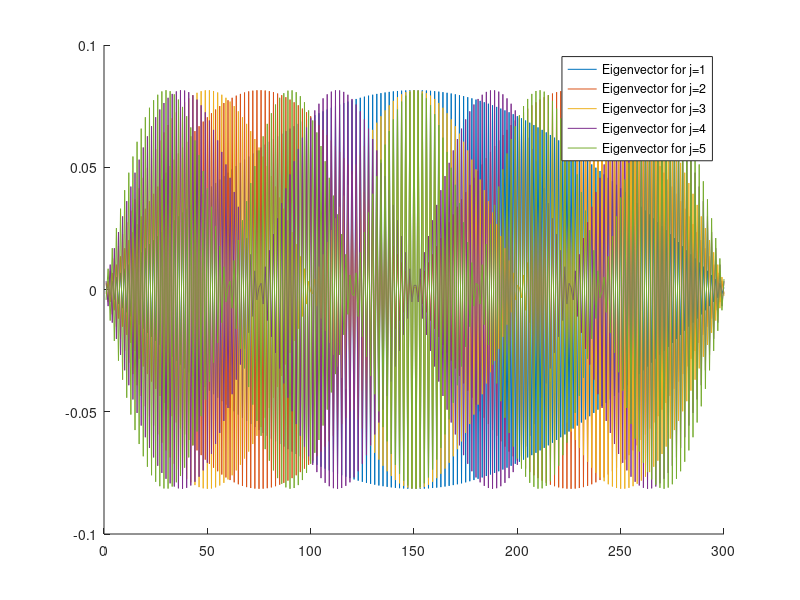

This figure's MATLAB source: (Note: this script raises an error after producing the figure.)
steps = [5, 20, 100, 200, 300];

x0 = 0;
x1 = 1;

n_lambdas = 5;
lambdas = zeros(length(steps), n_lambdas);
step_sizes = (x1 - x0) ./ steps;

for i=1:length(steps)
    m = steps(i);
    disp(sprintf('Calculating eigenvalues for %d interior points...', m))
    
    h = (x1 - x0) / m;

    % Create internal matrix A 
    %
    e = ones(m, 1);
    A = spdiags([e -2*e e], -1:1, m, m);

    alpha = 0;
    beta = 0;

    % Set boundary conditions
    %
    
    % Left Dirichlet condition
    %
    A(1, 1) = A(1, 1) + alpha;
    
    % Right Dirichlet condition
    %
    A(m, m) = A(m, m) + beta;


    [eigvec eigval] = eig(A);
    alpha = flip(diag(eigval));
    
    lambda = alpha ./ (h^2);
    lambdas(i, :) = lambda(1:n_lambdas);

    if i == length(steps)
        figure;
        hold on;
        for j = 1:n_lambdas
            plot(eigvec(:, j), 'DisplayName', sprintf('Eigenvector for j=%d', j));
        end

        legend;

        input('Press [Enter] to continue...')
        hold off;
    end
end



disp(' ')
disp('       n       lambda_1  lambda_2   lambda_3   lambda_4   lambda_5')
disp([steps' lambdas])
disp(sprintf('      %d      %3.4f   %3.4f   %3.4f  %3.4f  %3.4f', Inf, -(1*pi)^2, -(2*pi)^2, -(3*pi)^2, -(4*pi)^2, -(5*pi)^2))

eig_err = abs(lambdas(:, 1) - (-pi^2));
error_loglog(step_sizes, eig_err)

input('Press [Enter] to continue...')
